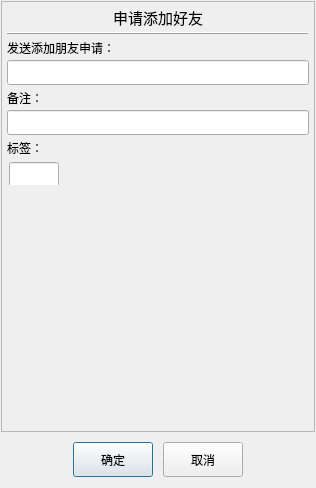
<?xml version="1.0" encoding="UTF-8"?>
<ui version="4.0">
 <class>ApplyFriend</class>
 <widget class="QDialog" name="ApplyFriend">
  <property name="geometry">
   <rect>
    <x>0</x>
    <y>0</y>
    <width>316</width>
    <height>488</height>
   </rect>
  </property>
  <property name="minimumSize">
   <size>
    <width>0</width>
    <height>0</height>
   </size>
  </property>
  <property name="maximumSize">
   <size>
    <width>361</width>
    <height>10000</height>
   </size>
  </property>
  <property name="windowTitle">
   <string>Dialog</string>
  </property>
  <layout class="QVBoxLayout" name="verticalLayout">
   <property name="spacing">
    <number>0</number>
   </property>
   <property name="leftMargin">
    <number>1</number>
   </property>
   <property name="topMargin">
    <number>1</number>
   </property>
   <property name="rightMargin">
    <number>1</number>
   </property>
   <property name="bottomMargin">
    <number>1</number>
   </property>
   <item>
    <widget class="QScrollArea" name="scrollArea">
     <property name="minimumSize">
      <size>
       <width>0</width>
       <height>410</height>
      </size>
     </property>
     <property name="widgetResizable">
      <bool>true</bool>
     </property>
     <widget class="QWidget" name="scrollAreaWidgetContents">
      <property name="geometry">
       <rect>
        <x>0</x>
        <y>0</y>
        <width>312</width>
        <height>429</height>
       </rect>
      </property>
      <layout class="QVBoxLayout" name="verticalLayout_2">
       <property name="spacing">
        <number>0</number>
       </property>
       <property name="leftMargin">
        <number>5</number>
       </property>
       <property name="topMargin">
        <number>0</number>
       </property>
       <property name="rightMargin">
        <number>5</number>
       </property>
       <property name="bottomMargin">
        <number>0</number>
       </property>
       <item>
        <widget class="QWidget" name="widget_2" native="true">
         <property name="maximumSize">
          <size>
           <width>16777215</width>
           <height>30</height>
          </size>
         </property>
         <property name="font">
          <font>
           <pointsize>9</pointsize>
          </font>
         </property>
         <layout class="QHBoxLayout" name="horizontalLayout_5">
          <property name="spacing">
           <number>0</number>
          </property>
          <property name="leftMargin">
           <number>0</number>
          </property>
          <property name="topMargin">
           <number>0</number>
          </property>
          <property name="rightMargin">
           <number>0</number>
          </property>
          <property name="bottomMargin">
           <number>0</number>
          </property>
          <item>
           <widget class="QLabel" name="label_title">
            <property name="maximumSize">
             <size>
              <width>16777215</width>
              <height>30</height>
             </size>
            </property>
            <property name="font">
             <font>
              <family>黑体</family>
              <pointsize>11</pointsize>
              <bold>false</bold>
             </font>
            </property>
            <property name="text">
             <string>申请添加好友</string>
            </property>
            <property name="alignment">
             <set>Qt::AlignmentFlag::AlignCenter</set>
            </property>
           </widget>
          </item>
         </layout>
        </widget>
       </item>
       <item>
        <widget class="QFrame" name="frame">
         <property name="frameShape">
          <enum>QFrame::Shape::HLine</enum>
         </property>
         <property name="frameShadow">
          <enum>QFrame::Shadow::Raised</enum>
         </property>
        </widget>
       </item>
       <item>
        <widget class="QWidget" name="widget_3" native="true">
         <layout class="QVBoxLayout" name="verticalLayout_3">
          <property name="spacing">
           <number>0</number>
          </property>
          <property name="leftMargin">
           <number>0</number>
          </property>
          <property name="topMargin">
           <number>0</number>
          </property>
          <property name="rightMargin">
           <number>0</number>
          </property>
          <property name="bottomMargin">
           <number>0</number>
          </property>
          <item>
           <widget class="QLabel" name="label_2">
            <property name="maximumSize">
             <size>
              <width>16777215</width>
              <height>25</height>
             </size>
            </property>
            <property name="text">
             <string>发送添加朋友申请：</string>
            </property>
           </widget>
          </item>
          <item>
           <widget class="QLineEdit" name="edit_apply_info">
            <property name="minimumSize">
             <size>
              <width>0</width>
              <height>25</height>
             </size>
            </property>
           </widget>
          </item>
          <item>
           <widget class="QLabel" name="label_3">
            <property name="maximumSize">
             <size>
              <width>16777215</width>
              <height>25</height>
             </size>
            </property>
            <property name="text">
             <string>备注：</string>
            </property>
           </widget>
          </item>
          <item>
           <widget class="QLineEdit" name="edit_remarks">
            <property name="maximumSize">
             <size>
              <width>16777215</width>
              <height>25</height>
             </size>
            </property>
           </widget>
          </item>
          <item>
           <widget class="QLabel" name="label_4">
            <property name="maximumSize">
             <size>
              <width>16777215</width>
              <height>25</height>
             </size>
            </property>
            <property name="text">
             <string>标签：</string>
            </property>
           </widget>
          </item>
          <item>
           <widget class="QWidget" name="widget_4" native="true">
            <property name="maximumSize">
             <size>
              <width>16777215</width>
              <height>50</height>
             </size>
            </property>
            <layout class="QVBoxLayout" name="verticalLayout_4">
             <property name="spacing">
              <number>0</number>
             </property>
             <property name="leftMargin">
              <number>0</number>
             </property>
             <property name="topMargin">
              <number>0</number>
             </property>
             <property name="rightMargin">
              <number>0</number>
             </property>
             <property name="bottomMargin">
              <number>0</number>
             </property>
             <item>
              <widget class="QWidget" name="label_list_wid" native="true">
               <property name="minimumSize">
                <size>
                 <width>302</width>
                 <height>0</height>
                </size>
               </property>
               <property name="maximumSize">
                <size>
                 <width>16777215</width>
                 <height>25</height>
                </size>
               </property>
               <widget class="QLineEdit" name="edit_lable">
                <property name="geometry">
                 <rect>
                  <x>2</x>
                  <y>2</y>
                  <width>50</width>
                  <height>25</height>
                 </rect>
                </property>
                <property name="minimumSize">
                 <size>
                  <width>0</width>
                  <height>25</height>
                 </size>
                </property>
                <property name="maximumSize">
                 <size>
                  <width>50</width>
                  <height>20</height>
                 </size>
                </property>
               </widget>
              </widget>
             </item>
             <item>
              <widget class="QLabel" name="add_label">
               <property name="minimumSize">
                <size>
                 <width>0</width>
                 <height>25</height>
                </size>
               </property>
               <property name="maximumSize">
                <size>
                 <width>16777215</width>
                 <height>25</height>
                </size>
               </property>
               <property name="text">
                <string/>
               </property>
              </widget>
             </item>
            </layout>
           </widget>
          </item>
          <item>
           <widget class="QWidget" name="hint_label_container_wid" native="true">
            <layout class="QHBoxLayout" name="horizontalLayout_6">
             <property name="spacing">
              <number>0</number>
             </property>
             <property name="leftMargin">
              <number>0</number>
             </property>
             <property name="topMargin">
              <number>0</number>
             </property>
             <property name="rightMargin">
              <number>0</number>
             </property>
             <property name="bottomMargin">
              <number>0</number>
             </property>
             <item>
              <widget class="QWidget" name="hint_lable_wid" native="true">
               <property name="minimumSize">
                <size>
                 <width>272</width>
                 <height>0</height>
                </size>
               </property>
              </widget>
             </item>
             <item>
              <widget class="SwitchLabel" name="btn_show_more">
               <property name="minimumSize">
                <size>
                 <width>25</width>
                 <height>25</height>
                </size>
               </property>
               <property name="maximumSize">
                <size>
                 <width>25</width>
                 <height>25</height>
                </size>
               </property>
               <property name="styleSheet">
                <string notr="true"/>
               </property>
               <property name="text">
                <string/>
               </property>
              </widget>
             </item>
            </layout>
           </widget>
          </item>
         </layout>
        </widget>
       </item>
      </layout>
     </widget>
    </widget>
   </item>
   <item>
    <widget class="QWidget" name="widget" native="true">
     <property name="minimumSize">
      <size>
       <width>0</width>
       <height>0</height>
      </size>
     </property>
     <property name="maximumSize">
      <size>
       <width>16777215</width>
       <height>60</height>
      </size>
     </property>
     <layout class="QHBoxLayout" name="horizontalLayout">
      <property name="spacing">
       <number>0</number>
      </property>
      <property name="leftMargin">
       <number>0</number>
      </property>
      <property name="topMargin">
       <number>10</number>
      </property>
      <property name="rightMargin">
       <number>0</number>
      </property>
      <property name="bottomMargin">
       <number>10</number>
      </property>
      <item>
       <spacer name="horizontalSpacer">
        <property name="orientation">
         <enum>Qt::Orientation::Horizontal</enum>
        </property>
        <property name="sizeHint" stdset="0">
         <size>
          <width>40</width>
          <height>20</height>
         </size>
        </property>
       </spacer>
      </item>
      <item>
       <widget class="QPushButton" name="btn_sure">
        <property name="minimumSize">
         <size>
          <width>80</width>
          <height>35</height>
         </size>
        </property>
        <property name="maximumSize">
         <size>
          <width>16777215</width>
          <height>35</height>
         </size>
        </property>
        <property name="text">
         <string>确定</string>
        </property>
       </widget>
      </item>
      <item>
       <spacer name="horizontalSpacer_3">
        <property name="orientation">
         <enum>Qt::Orientation::Horizontal</enum>
        </property>
        <property name="sizeType">
         <enum>QSizePolicy::Policy::Fixed</enum>
        </property>
        <property name="sizeHint" stdset="0">
         <size>
          <width>10</width>
          <height>20</height>
         </size>
        </property>
       </spacer>
      </item>
      <item>
       <widget class="QPushButton" name="btn_cacel">
        <property name="minimumSize">
         <size>
          <width>80</width>
          <height>35</height>
         </size>
        </property>
        <property name="maximumSize">
         <size>
          <width>16777215</width>
          <height>35</height>
         </size>
        </property>
        <property name="text">
         <string>取消</string>
        </property>
       </widget>
      </item>
      <item>
       <spacer name="horizontalSpacer_2">
        <property name="orientation">
         <enum>Qt::Orientation::Horizontal</enum>
        </property>
        <property name="sizeHint" stdset="0">
         <size>
          <width>40</width>
          <height>20</height>
         </size>
        </property>
       </spacer>
      </item>
     </layout>
    </widget>
   </item>
  </layout>
 </widget>
 <customwidgets>
  <customwidget>
   <class>SwitchLabel</class>
   <extends>QLabel</extends>
   <header location="global">switchlabel.h</header>
  </customwidget>
 </customwidgets>
 <resources/>
 <connections/>
</ui>
